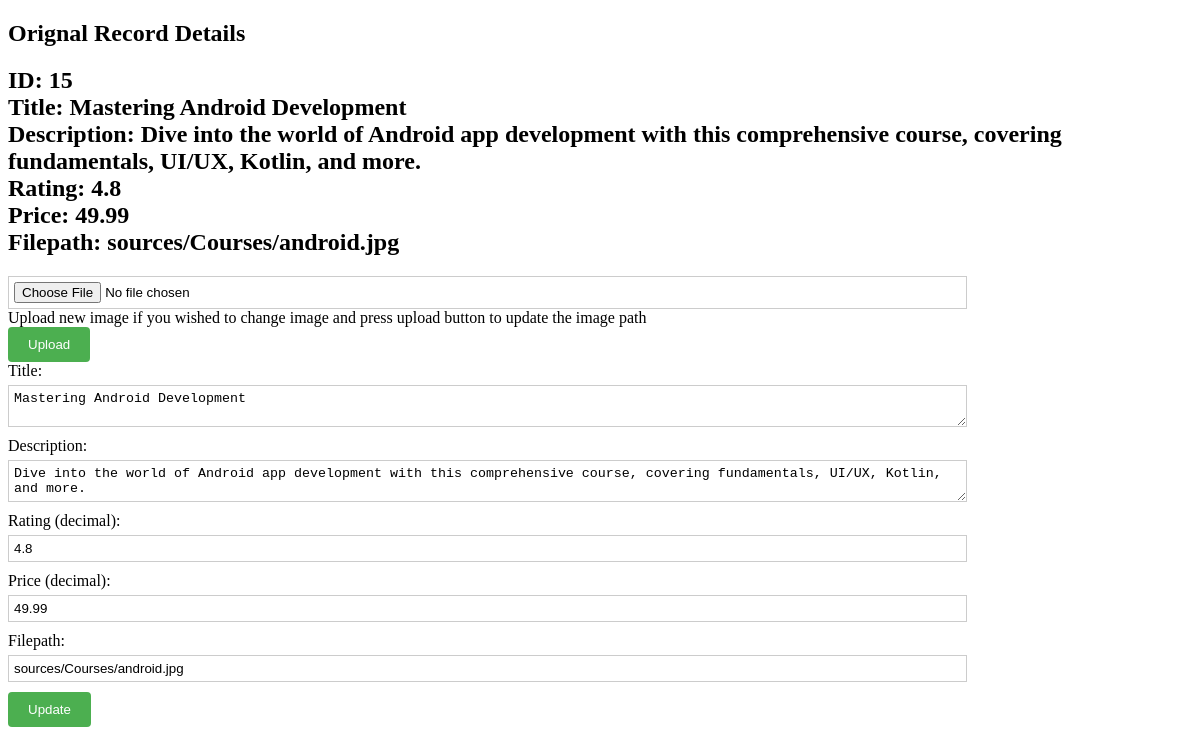
The page /admin/editDB.php?id=15 on the database its author committed.
### tables this page shows
CREATE TABLE IF NOT EXISTS `newcourses` (
  `id` int NOT NULL AUTO_INCREMENT,
  `title` varchar(255) NOT NULL,
  `description` text NOT NULL,
  `rating` decimal(2,1) NOT NULL,
  `image_path` text NOT NULL,
  `price` decimal(10,2) NOT NULL,
  `Status` tinyint DEFAULT '1',
  PRIMARY KEY (`id`)
);

### admin/data.php (called while the page is built, shortened)
<?php
require_once("../connection.php");
if (isset($_GET['id'])) {
  $id = $_GET['id'];
  $sql = "SELECT * FROM newcourses WHERE id = ?";
  $stmt = $conn->prepare($sql);
  $stmt->bind_param("i", $id);
  $stmt->execute();
  $result = $stmt->get_result();
  if ($result->num_rows == 1) {
    $record = $result->fetch_assoc();
    return ($record);
  } else {
    echo "Error: Course with ID $id not found.";
  }
} else {
  echo "Error: Missing ID parameter.";
}
?>

### admin/editDB.php (the view, shortened to what this page needs)
<!DOCTYPE html>
<html lang="en">
<head>
</head>
<body>
  <?php
  if (isset($_GET['id'])) {
    $record = include 'data.php';
    echo "<h2>Orignal Record Details</h2> <h2>";
    echo "ID: " . $record['id'] . "<br>";
    echo "Title: " . $record['title'] . "<br>";
    echo "Description: " . $record['description'] . "<br>";
    echo "Rating: " . $record['rating'] . "<br>";
    echo "Price: " . $record['price'] . "<br>";
    echo "Filepath: " . $record['image_path'] . "<br>";
    echo "</h2>";
  } else {
    echo "Error: Invalid record ID.";
    exit;
  }
  ?>
  <form id="upload-form" method="post" enctype="multipart/form-data">
    <input type="file" name="myfile" id="myFile">
    <label>Upload new image if you wished to change image and press upload button to update the image path</label><br>
    <button type="submit">Upload</button>
  </form>
  <form id="detailform" action="submitUpdateDB.php" method="post">
    <div class="form-group">
      <label for="title">Title:</label>
      <textarea id="title" name="title"><?php echo $record['title']; ?></textarea>
    </div>
    <div class="form-group">
      <label for="description">Description:</label>
      <textarea id="description" name="description"><?php echo $record['description']; ?></textarea>
    </div>
    <div class="form-group">
      <label for="rating">Rating (decimal):</label>
      <input type="number" step="0.1" id="rating" name="rating" min="0" max="5"
        value="<?php echo $record['rating']; ?>">
    </div>
    <div class="form-group">
      <label for="price">Price (decimal):</label>
      <input type="number" step="0.01" id="price" name="price" min="0" value="<?php echo $record['price']; ?>">
    </div>
    <div class="form-group">
      <label for="filepath">Filepath:</label>
      <input type="text" id="filepath" name="filepath" value="<?php echo $record['image_path']; ?>">
    </div>
    <button type="submit">Update</button>
  </form>
</body>
</html>

### admin/editDB.php (style rules this page uses)
form { display: block; width: 80%; }
.form-group { display: flex; flex-direction: column; margin-bottom: 10px; }
label { margin-bottom: 5px; }
textarea, input { width: 100%; padding: 5px; border: 1px solid #ccc; }
button { background-color: #4CAF50; color: white; padding: 10px 20px; border: none; border-radius: 4px; cursor: pointer; }

### rows shown on the page
newcourses: id "15", title "Mastering Android Development", description "Dive into the world of Android app development with this comprehensive course, covering fundamentals, UI/UX, Kotlin, and more.", rating "4.8", price "49.99", image_path "sources/Courses/android.jpg", filepath "sources/Courses/android.jpg"
